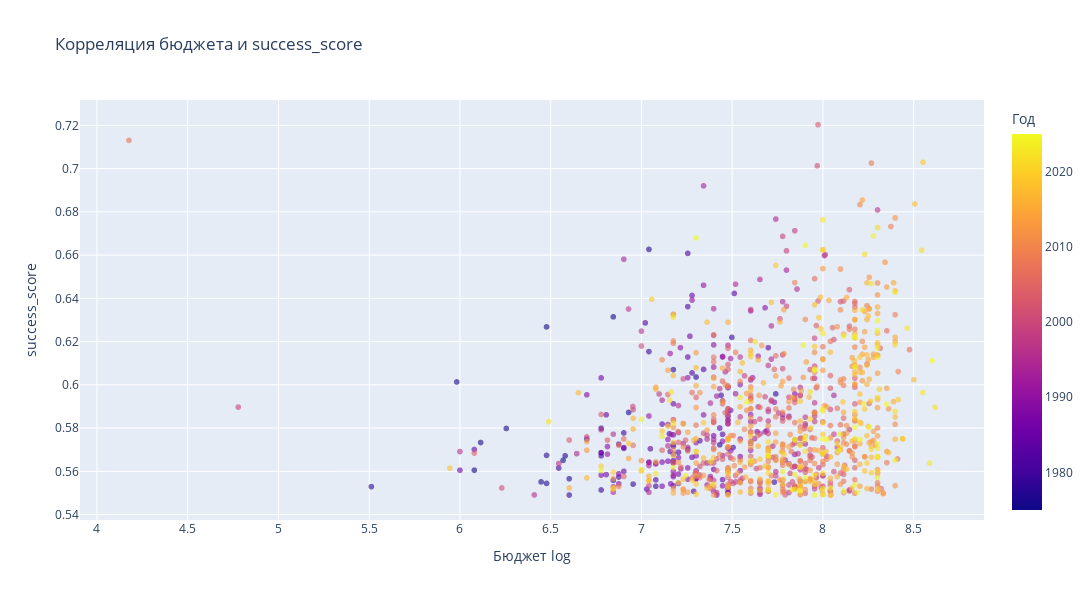

Notebook code for this chart:
### Code cell
# successful_films['budget_log'] = successful_films['budget'].apply(lambda x: np.log10(x) if x > 0 else 0)
# fig = px.scatter(
#     successful_films,
#     x='budget_log',
#     y='success_score'
#     color = 'year',
#     opacity=0.6,
#     title='Корреляция бюджета и success_score',
#     labels={'budget_log': 'Бюджет log', 'year': 'Год'},
#     width=1100,
#     height=600
# )

# fig.show()

### Figure 1 — Plotly figure (JSON) as saved in the notebook; plotly's stock layout.template omitted (floating-point values rounded to 4 significant figures; data arrays with more than 128 entries replaced by an {"elided": "..."} marker saying what was removed)
{"data": [{"hovertemplate": "Бюджет log=%{x}<br>success_score=%{y}<br>Год=%{marker.color}<extra></extra>", "legendgroup": "", "marker": {"color": {"elided": "1015 int values"}, "coloraxis": "coloraxis", "opacity": 0.6, "symbol": "circle"}, "mode": "markers", "name": "", "showlegend": false, "type": "scattergl", "x": {"elided": "1015 float values"}, "xaxis": "x", "y": {"elided": "1015 float values"}, "yaxis": "y"}], "layout": {"coloraxis": {"colorbar": {"title": {"text": "Год"}}, "colorscale": [[0, "#0d0887"], [0.1111, "#46039f"], [0.2222, "#7201a8"], [0.3333, "#9c179e"], [0.4444, "#bd3786"], [0.5556, "#d8576b"], [0.6667, "#ed7953"], [0.7778, "#fb9f3a"], [0.8889, "#fdca26"], [1, "#f0f921"]]}, "height": 600, "legend": {"tracegroupgap": 0}, "title": {"text": "Корреляция бюджета и success_score"}, "width": 1100, "xaxis": {"anchor": "y", "autorange": true, "domain": [0, 1], "range": [3.906, 8.888], "title": {"text": "Бюджет log"}, "type": "linear"}, "yaxis": {"anchor": "x", "autorange": true, "domain": [0, 1], "range": [0.5375, 0.7317], "title": {"text": "success_score"}, "type": "linear"}}}
